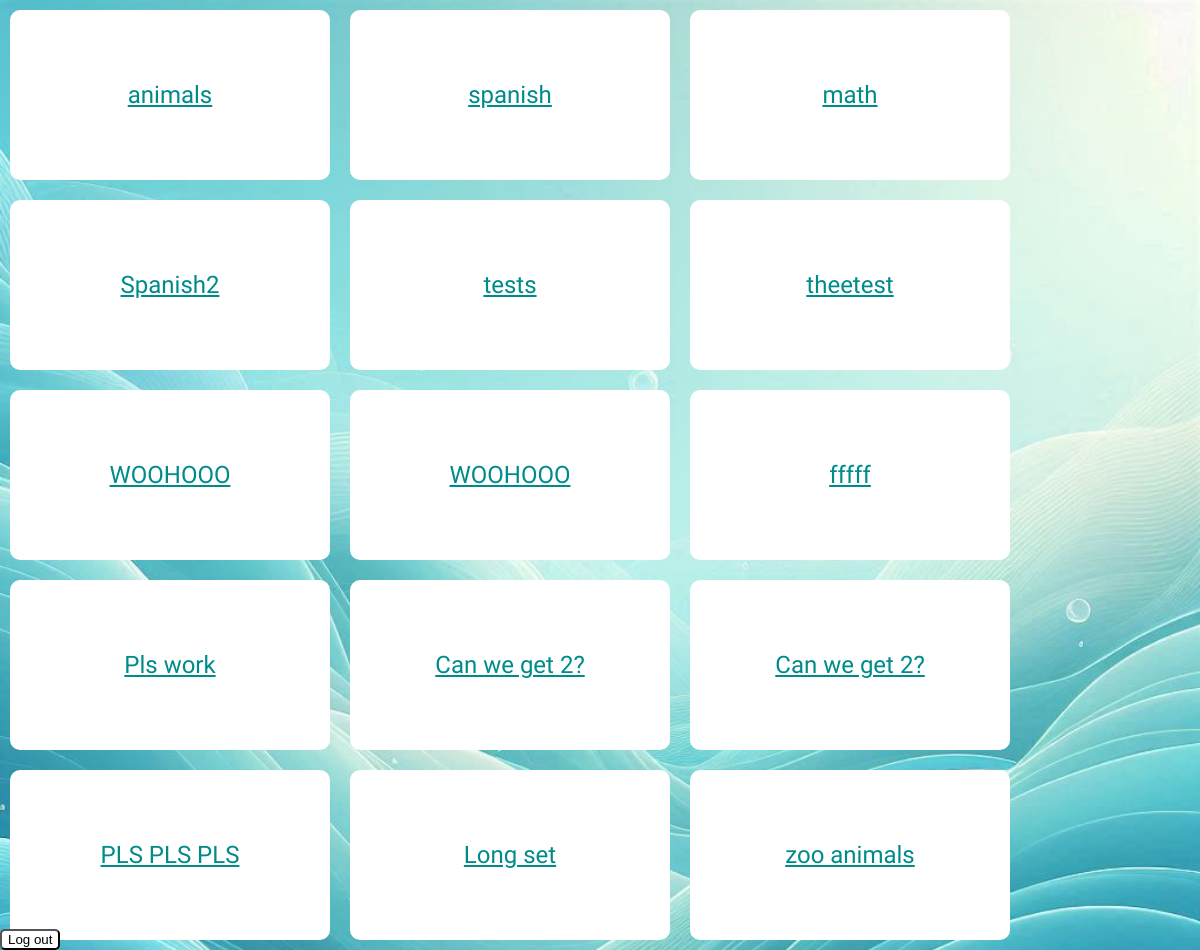
The app's page /library (signed in), older data.
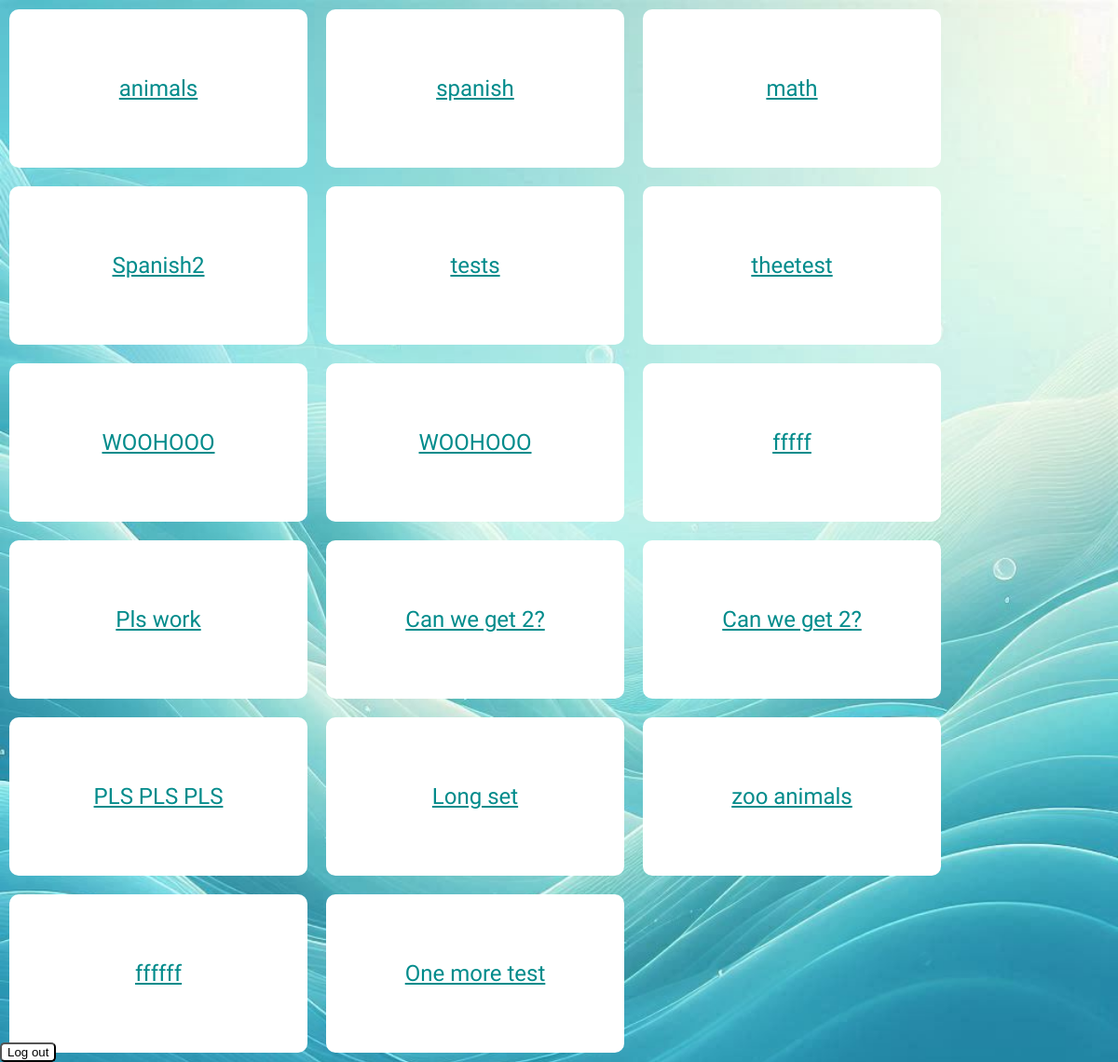
The same page, newer data.
### tables this page shows
CREATE TABLE cardsets (set_name VARCHAR(25), set_id INTEGER PRIMARY KEY AUTOINCREMENT, user_id INT, FOREIGN KEY (user_id) REFERENCES users(user_id));

### app.py (the view)
@app.route('/library')
@login_required
def library():
    all_cards = db.execute("SELECT * FROM flashcards WHERE user_id=?",session['user_id'])
    set_front = db.execute("SELECT * FROM cardsets WHERE user_id=?",session['user_id'])
    return render_template('library.html',all_cards=all_cards,set_front=set_front)

### app.py (called while the page is built)
@app.after_request
def after_request(response):
    response.headers["Cache-Control"] = "no-cache, no-store, must-revalidate"
    response.headers["Expires"] = 0
    response.headers["Pragma"] = "no-cache"
    return response

### helpers.py (called while the page is built)
def login_required(f):
    @wraps(f)
    def decorated_function(*args, **kwargs):
        if session.get("user_id") is None:
            return redirect("/login")
        return f(*args, **kwargs)
    return decorated_function

### templates/library.html
{% extends 'layout.html' %}
{% block content %}
    <div class="rows">
        {% for set in set_front %}
            <div class="box5">
                <a class="link_font" href = '{{ url_for("play",set_id = set["set_id"]) }}'>{{set['set_name']}}</a>
            </div>
        {% endfor %}
    </div>
{% endblock %}

### templates/layout.html (shortened to what this page needs)
<head>
<link href="/static/styles.css" rel = 'stylesheet'>
</head>
<body>
<button class="logout" onclick="to_log_out()">Log out</button>
<main>
    {% block content %}
    {% endblock %}
</main>
</body>

### static/styles.css (style rules this page uses)
body { background-image: url("aqua_bg.jpeg"); background-repeat: no-repeat; background-attachment: fixed; background-size:cover; margin:0; box-sizing:border-box; padding:0; }
.logout { border-radius:5px; background-color:white; border-color:black; position:fixed; bottom: 0; left:0; }
.box5 { height:150px; width:300px; border-radius:10px; background-color:white; display:flex; flex-direction:row; flex-wrap:wrap; padding:10px; margin:10px; align-items:center; justify-content:center; }
.rows { display:flex; flex-direction:row; flex-wrap:wrap; }
.link_font { font-family:"Nunito Sans",cursive; font-size:24px; color:darkcyan; }

Row changes from the older to the newer data that the page shows:
added cardsets: set_name "ffffff"
added cardsets: set_name "One more test"
